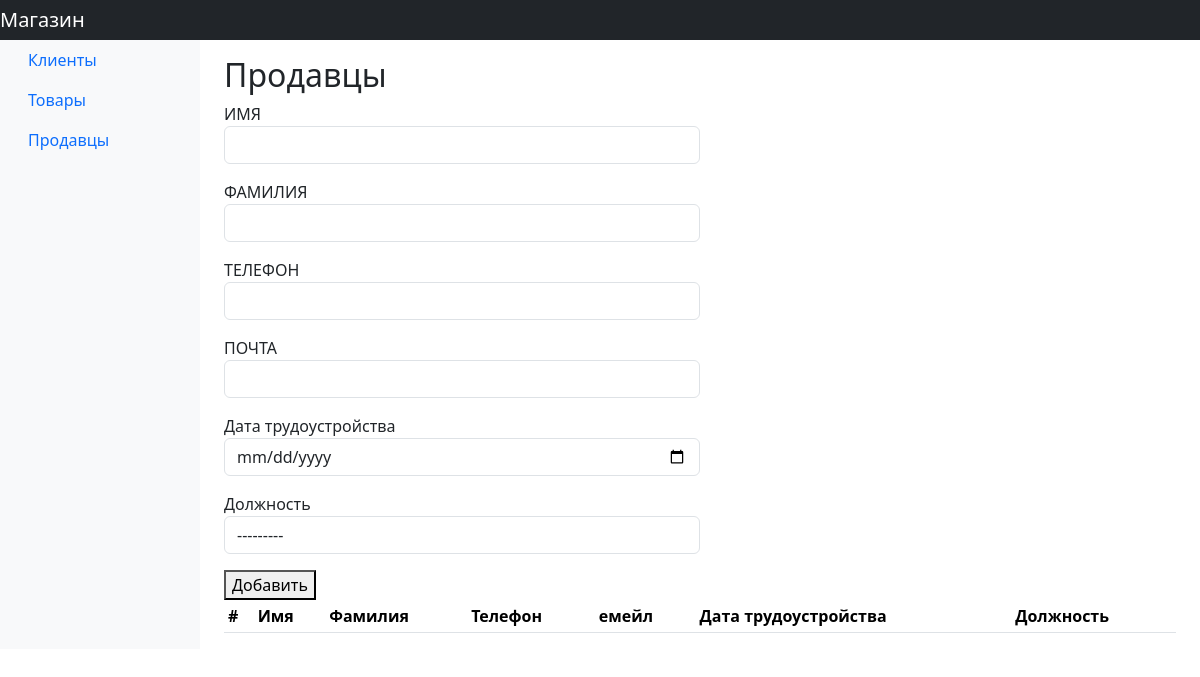
/salesman/, run on an earlier commit of the app's database.
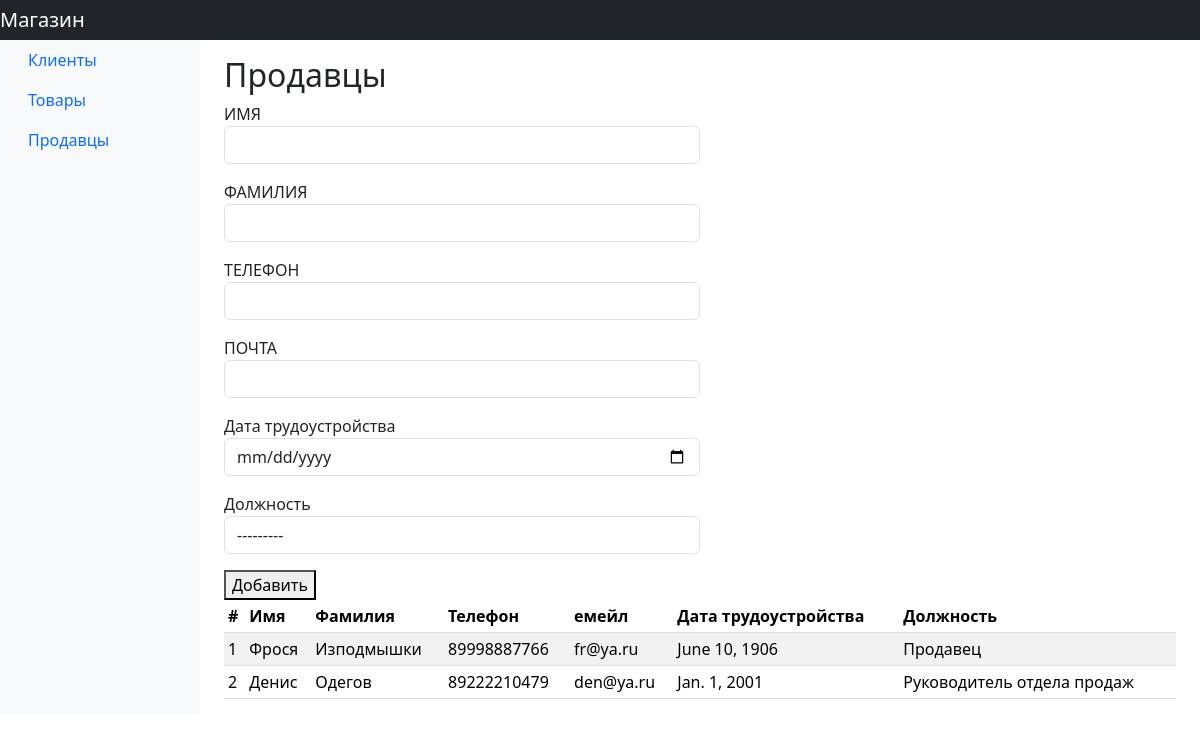
And on a later commit of the database.
### salesman/models.py (models this page shows, shortened)
class Salesman(models.Model):
    name = models.CharField(max_length=100, verbose_name='Имя', null=True)
    familia = models.CharField(max_length=100, verbose_name='Фамилия')
    tel = models.CharField(max_length=11, verbose_name='Телефон')
    email = models.CharField(max_length=100, verbose_name='Емеил')
    date_to_work = models.DateField(verbose_name='Дата приема на работу')
    job_title = models.ForeignKey(Dolgnost, on_delete=models.CASCADE, verbose_name='Должность')

class Dolgnost(models.Model):
    dolgnost = models.CharField(max_length=100, verbose_name='Должность')
    def __str__(self):
        return self.dolgnost

### salesman/views.py (the view)
# urls.py: path('', salesman, name='salesman'),
def salesman(request):
    salesmans=Salesman.objects.all()
    saleform = SalesmanForm()
    context={'form':saleform, 'salesmans':salesmans}
    if request.method == 'POST':
        saleform = SalesmanForm(request.POST)
        if saleform.is_valid():
            saleform.save()
    return render(request, 'salesman/salesman.html', context)

### salesman/forms.py
class SalesmanForm(forms.ModelForm):
    class Meta:
        model = Salesman
        fields = '__all__'
        widgets = { "date_to_work":DateInput(attrs={'type':'date'})}
    def __init__(self, *args , **kwargs):
        super(SalesmanForm, self).__init__(*args, **kwargs)
        for visible in self.visible_fields():
            visible.field.widget.attrs['class']= 'form-control'

### templates/salesman/salesman.html (shortened to what this page needs)
{% extends 'base.html' %}
{% block content %}
        <main role="main" class="col-md-9 ml-sm-auto col-lg-10 pt-3 px-4">
          <h2>Продавцы</h2>
          <div class="col-md-6">
            <form method="post">
              <div class="mb-3">
                  <label for="{{form.name.id_for_label}}" >ИМЯ</label>
                  {{form.name}}
              </div>
              <div class="mb-3">
                    <label for="{{form.familia.id_for_label}}" >ФАМИЛИЯ</label>
                  {{form.familia}}
              </div>
              <div class="mb-3">
                  <label for="{{form.tel.id_for_label}}" >ТЕЛЕФОН</label>
                  {{form.tel}}
              </div>
              <div class="mb-3">
                  <label for="{{form.email.id_for_label}}" >ПОЧТА</label>
                  {{form.email}}
              </div>
                <div class="mb-3">
                  <label for="{{form.date_to_work.id_for_label}}" >Дата трудоустройства</label>
                  {{form.date_to_work}}
                </div>
                 <div class="mb-3">
                  <label for="{{form.job_title.id_for_label}}" >Должность</label>
                  {{form.job_title}}
                </div>
            <button type="submit">Добавить</button>
            </form>
            </div>
          <div class="table-responsive">
            <table class="table table-striped table-sm">
              <thead>
                <tr>
                  <th>#</th>
                  <th>Имя</th>
                  <th>Фамилия</th>
                  <th>Телефон</th>
                  <th>емейл</th>
                  <th>Дата трудоустройства</th>
                  <th>Должность</th>
                </tr>
              </thead>
              <tbody>
              {% for sman in salesmans %}
                <tr>
                  <td>{{forloop.counter}}</td>
                  <td>{{sman.name}}</td>
                  <td>{{sman.familia}}</td>
                  <td>{{sman.tel}}</td>
                  <td>{{sman.email}}</td>
                  <td>{{sman.date_to_work}}</td>
                  <td>{{sman.job_title}}</td>
                </tr>
              {%endfor%}
              </tbody>
            </table>
          </div>
        </main>
      </div>
    </div>
{% endblock %}

### templates/base.html (shortened to what this page needs)
{% load static %}
<!DOCTYPE html>
<html lang="en">
<head>
    <link rel="stylesheet" href="{% static 'bootstrap/css/bootstrap.css' %}">
</head>
<body>
  <nav class="navbar navbar-dark sticky-top bg-dark flex-md-nowrap p-0">
      <a class="navbar-brand col-sm-3 col-md-2 mr-0" href="#">Магазин</a>
    </nav>
    <div class="container-fluid">
      <div class="row">
        <nav class="col-md-2 d-none d-md-block bg-light sidebar">
          <div class="sidebar-sticky">
            <ul class="nav flex-column">
              <li class="nav-item">
                <a class="nav-link active" href="{% url 'clients'%}">
                  Клиенты
                </a>
              </li>
                <li class="nav-item">
                <a class="nav-link active" href="{% url 'products'%}">
                  Товары
                </a>
              </li>
              <li class="nav-item">
                <a class="nav-link active" href="{% url 'salesman'%}">
                  Продавцы
                </a>
              </li>
            </ul>
          </div>
        </nav>
{% block content %}
{% endblock %}
</body>
</html>

What changed in the data, as far as the page shows it:
added Salesman: name "Фрося", familia "Изподмышки", tel "89998887766", email "fr@ya.ru", date_to_work "June 10, 1906", job_title "Продавец"
added Salesman: name "Денис", familia "Одегов", tel "89222210479", email "den@ya.ru", date_to_work "Jan. 1, 2001", job_title "Руководитель отдела продаж"
